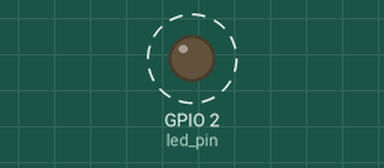
This program was run on a simulated ESP8266 board running MicroPython. Shown: output pins drawn as LEDs (lit = HIGH, except the on-board LED, lit = LOW). Dashed ring = blinking.

Above: at 0.2 s.
Timing chart, 0 to 3.0 s (numbered marks = the images above):
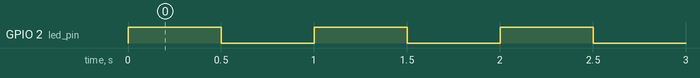

Measured:
- by itself, GPIO 2 (led_pin): alternates HIGH for 0.50 s and LOW for 0.50 s

The program:

blinkMP.py
```python
import time
from machine import Pin, Signal

led_pin = Pin(2, Pin.OUT)
led = Signal(led_pin, invert=True)

def toggle(p):
    p.value(not p.value())

while True:
    toggle(led)
    time.sleep_ms(500)
```
